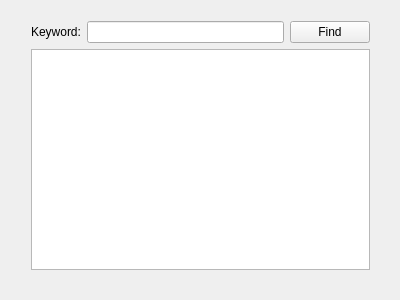
<?xml version="1.0" encoding="UTF-8"?>
<ui version="4.0">
 <class>TextFinder</class>
 <widget class="QWidget" name="TextFinder">
  <property name="geometry">
   <rect>
    <x>0</x>
    <y>0</y>
    <width>400</width>
    <height>300</height>
   </rect>
  </property>
  <property name="windowTitle">
   <string>TextFinder</string>
  </property>
  <widget class="QWidget" name="">
   <property name="geometry">
    <rect>
     <x>20</x>
     <y>10</y>
     <width>361</width>
     <height>271</height>
    </rect>
   </property>
   <layout class="QVBoxLayout" name="verticalLayout">
    <item>
     <layout class="QHBoxLayout" name="horizontalLayout">
      <item>
       <widget class="QLabel" name="label">
        <property name="text">
         <string>Keyword:</string>
        </property>
       </widget>
      </item>
      <item>
       <widget class="QLineEdit" name="lineEdit"/>
      </item>
      <item>
       <widget class="QPushButton" name="findButton">
        <property name="text">
         <string>Find</string>
        </property>
       </widget>
      </item>
     </layout>
    </item>
    <item>
     <widget class="QTextEdit" name="textEdit"/>
    </item>
   </layout>
  </widget>
 </widget>
 <layoutdefault spacing="6" margin="11"/>
 <resources/>
 <connections/>
</ui>
